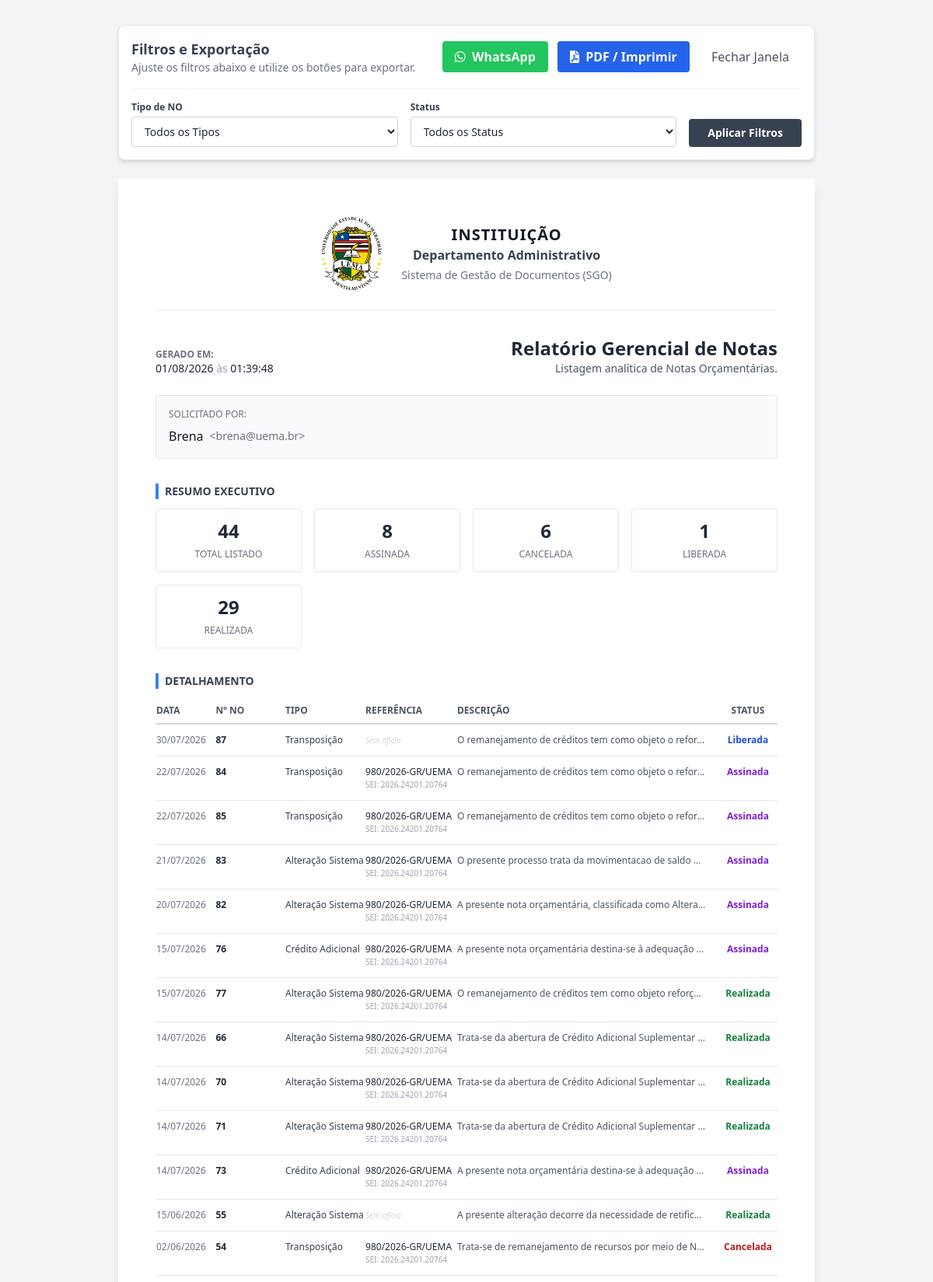
The page /notas/relatorio (signed in, upper part) on the database its author committed.
### app/models.py (models this page shows, shortened)
class User(UserMixin, db.Model):
    __tablename__ = 'users'
    id = db.Column(db.Integer, primary_key=True)
    nome = db.Column(db.String(100), nullable=False)
    email = db.Column(db.String(120), unique=True, nullable=False, index=True)
    password_hash = db.Column(db.String(256), nullable=False)
    perfil = db.Column(db.String(20), default='Usuario', nullable=False)
    ativo = db.Column(db.Boolean, default=True)
    lotacao_id = db.Column(db.Integer, db.ForeignKey('lotacoes.id'), nullable=True)
    created_at = db.Column(db.DateTime, default=datetime.datetime.now)
    updated_at = db.Column(db.DateTime, onupdate=datetime.datetime.now)
    oficios_criados = db.relationship('Oficio', backref='criador', lazy=True)
    setores_permitidos = db.relationship('Setor', secondary=usuario_setor, backref=db.backref('usuarios_vinculados', lazy='dynamic'))
    @property
    def password(self):
        """Impede a leitura direta da senha."""
        raise AttributeError('A senha não é um atributo legível!')

class NotaOrcamentaria(db.Model):
    __tablename__ = 'notas_orcamentarias'
    id = db.Column(db.Integer, primary_key=True)
    data_emissao = db.Column(db.Date, default=datetime.date.today, nullable=False)
    numero_no = db.Column(db.String(50), unique=True, nullable=False)
    tipo_no = db.Column(db.String(50), nullable=False)
    tem_oficio = db.Column(db.String(3), default='Não', nullable=False)
    numero_oficio = db.Column(db.String(50), nullable=True)
    processo_sei = db.Column(db.String(50), nullable=True)
    descricao_resumida = db.Column(db.Text, nullable=False)
    status = db.Column(db.String(50), nullable=False)
    observacoes = db.Column(db.Text, nullable=True)
    created_at = db.Column(db.DateTime, default=datetime.datetime.now)
    criador_id = db.Column(db.Integer, db.ForeignKey('users.id'), nullable=False)
    criador = db.relationship('User', foreign_keys=[criador_id])

### app/controllers/notas.py (the view)
@notas_bp.route('/relatorio')
@login_required
def relatorio():
    status_filter = request.args.get('status', '')
    tipo_filter = request.args.get('tipo_no', '')
    query = NotaOrcamentaria.query
    if current_user.perfil != 'Administrador':
        query = query.filter_by(criador_id=current_user.id)
    if status_filter:
        query = query.filter_by(status=status_filter)
    if tipo_filter:
        query = query.filter_by(tipo_no=tipo_filter)
    notas = query.order_by(NotaOrcamentaria.data_emissao.desc()).all()
    total_notas = len(notas)
    data_geracao = datetime.datetime.now()
    stats_query = db.session.query(
        NotaOrcamentaria.status, func.count(NotaOrcamentaria.id)
    )
    if current_user.perfil != 'Administrador':
        stats_query = stats_query.filter(NotaOrcamentaria.criador_id == current_user.id)
    if status_filter:
        stats_query = stats_query.filter_by(status=status_filter)
    if tipo_filter:
        stats_query = stats_query.filter_by(tipo_no=tipo_filter)
    stats_status = stats_query.group_by(NotaOrcamentaria.status).all()
    return render_template('notas/relatorio.html', notas=notas, total_notas=total_notas, data_geracao=data_geracao, stats_status=stats_status)

### app/routes.py (called while the page is built, shortened)
@bp_main.app_context_processor
def inject_globals():
    config = Configuracao.query.first()
    try:
        notificacoes = Notificacao.query.order_by(Notificacao.created_at.desc()).limit(5).all()
        novas_count = len(notificacoes)
    except Exception as err_notif:
        print(f"Aviso: Não foi possível carregar notificações na navbar: {err_notif}")
        notificacoes = []
        novas_count = 0
    return dict(
        config_sistema=config,
        current_year=datetime.now().year,
        notificacoes_nav=notificacoes,
        notificacoes_count=novas_count,
        data_hora_atual=datetime.now()
    )

### app/templates/notas/relatorio.html (shortened to what this page needs)
<!DOCTYPE html>
<html lang="pt-br">
<head>
    <script src="https://cdn.tailwindcss.com"></script>
    <link rel="stylesheet" href="https://cdnjs.cloudflare.com/ajax/libs/font-awesome/6.0.0/css/all.min.css" />
</head>
<body class="bg-gray-100 p-8 text-gray-800">
    <div class="no-print max-w-4xl mx-auto mb-6 bg-white p-4 rounded-lg shadow-md border border-gray-200">
        <div class="flex justify-between items-center mb-4">
            <div>
                <h2 class="text-lg font-bold text-gray-700">Filtros e Exportação</h2>
                <p class="text-sm text-gray-500">Ajuste os filtros abaixo e utilize os botões para exportar.</p>
            </div>
            <div class="space-x-2">
                <button onclick="exportarWhatsApp()" class="bg-green-500 hover:bg-green-600 text-white font-bold py-2 px-4 rounded focus:outline-none focus:shadow-outline transition-colors">
                    <i class="fab fa-whatsapp mr-1"></i> WhatsApp
                </button>
                <button onclick="window.print()" class="bg-blue-600 hover:bg-blue-700 text-white font-bold py-2 px-4 rounded focus:outline-none focus:shadow-outline transition-colors">
                    <i class="fas fa-file-pdf mr-1"></i> PDF / Imprimir
                </button>
                <button onclick="window.close()" class="text-gray-600 hover:text-gray-800 font-medium py-2 px-4">
                    Fechar Janela
                </button>
            </div>
        </div>
        <form method="GET" action="{{ url_for('notas.relatorio') }}" class="flex space-x-4 border-t border-gray-100 pt-4">
            <div class="flex-1">
                <label class="block text-xs font-bold text-gray-700 mb-1">Tipo de NO</label>
                <select name="tipo_no" class="block w-full border border-gray-300 rounded py-2 px-3 text-sm focus:outline-none focus:border-blue-500 bg-white">
                    <option value="">Todos os Tipos</option>
                </select>
            </div>
            <div class="flex-1">
                <label class="block text-xs font-bold text-gray-700 mb-1">Status</label>
                <select name="status" class="block w-full border border-gray-300 rounded py-2 px-3 text-sm focus:outline-none focus:border-blue-500 bg-white">
                    <option value="">Todos os Status</option>
                </select>
            </div>
            <div class="flex items-end">
                <button type="submit" class="bg-gray-700 hover:bg-gray-800 text-white font-bold py-2 px-6 rounded text-sm transition-colors">
                    Aplicar Filtros
                </button>
            </div>
        </form>
    </div>
    <div class="max-w-4xl mx-auto bg-white p-12 shadow-lg relative min-h-[29.7cm]">
        <div class="flex items-center justify-center mb-8 border-b-2 border-gray-100 pb-6">
            <img src="{{ url_for('static', filename='img/logo.png') }}" alt="Logo Instituição" class="h-24 w-auto object-contain mr-6">
            <div class="text-center">
                <h1 class="text-xl font-bold text-gray-900 uppercase tracking-wider">{{ config.sigla_orgao or 'INSTITUIÇÃO' }}</h1>
                <h2 class="text-md font-semibold text-gray-700">{{ config.nome_departamento or 'Departamento Administrativo' }}</h2>
                <h3 class="text-sm text-gray-500 mt-1">Sistema de Gestão de Documentos (SGO)</h3>
            </div>
        </div>
        <div class="flex justify-between items-end mb-6">
            <div>
                <p class="text-xs text-gray-500 uppercase font-semibold">Gerado em:</p>
                <p class="text-sm font-medium">{{ data_geracao.strftime('%d/%m/%Y') }} <span class="text-gray-400">às</span> {{ data_geracao.strftime('%H:%M:%S') }}</p>
            </div>
            <div class="text-right">
                <h2 class="text-2xl font-bold text-gray-800">Relatório Gerencial de Notas</h2>
                <p class="text-sm text-gray-600">Listagem analítica de Notas Orçamentárias.</p>
            </div>
        </div>
        <div class="bg-gray-50 rounded p-4 mb-8 border border-gray-200">
            <p class="text-xs text-gray-500 uppercase mb-2">Solicitado por:</p>
            <div class="flex items-center">
                <div class="font-medium text-gray-900 mr-2">{{ current_user.nome }}</div>
                <div class="text-gray-500 text-sm">&lt;{{ current_user.email }}&gt;</div>
            </div>
        </div>
        <div class="mb-8">
            <h3 class="text-sm font-bold text-gray-700 uppercase mb-3 border-l-4 border-blue-500 pl-2">Resumo Executivo</h3>
            <div class="grid grid-cols-4 gap-4">
                <div class="bg-white border border-gray-200 p-3 rounded text-center">
                    <span class="block text-2xl font-bold text-gray-800">{{ total_notas }}</span>
                    <span class="text-xs text-gray-500 uppercase">Total Listado</span>
                </div>
                {% for status, qtd in stats_status %}
                <div class="bg-white border border-gray-200 p-3 rounded text-center">
                    <span class="block text-2xl font-bold text-gray-800">{{ qtd }}</span>
                    <span class="text-xs text-gray-500 uppercase">{{ status }}</span>
                </div>
                {% endfor %}
            </div>
        </div>
        <div class="mb-8">
            <h3 class="text-sm font-bold text-gray-700 uppercase mb-3 border-l-4 border-blue-500 pl-2">Detalhamento</h3>
            <table class="min-w-full text-left text-xs">
                <thead>
                    <tr class="border-b-2 border-gray-300">
                        <th class="py-2 text-gray-600 font-bold uppercase w-20">Data</th>
                        <th class="py-2 text-gray-600 font-bold uppercase w-28">Nº NO</th>
                        <th class="py-2 text-gray-600 font-bold uppercase w-28">Tipo</th>
                        <th class="py-2 text-gray-600 font-bold uppercase w-32">Referência</th>
                        <th class="py-2 text-gray-600 font-bold uppercase">Descrição</th>
                        <th class="py-2 text-gray-600 font-bold uppercase w-20 text-center">Status</th>
                    </tr>
                </thead>
                <tbody class="divide-y divide-gray-200">
                    {% for nota in notas %}
                    <tr>
                        <td class="py-3 align-top text-gray-500">{{ nota.data_emissao.strftime('%d/%m/%Y') }}</td>
                        <td class="py-3 align-top font-bold text-gray-800">{{ nota.numero_no }}</td>
                        <td class="py-3 align-top text-gray-700">{{ nota.tipo_no }}</td>
                        <td class="py-3 align-top text-gray-600">
                            {% if nota.tem_oficio == 'Sim' %}
                                <div class="font-medium text-gray-800">{{ nota.numero_oficio or 'Ofício s/n' }}</div>
                                {% if nota.processo_sei %}
                                <div class="text-gray-400 text-[10px]">SEI: {{ nota.processo_sei }}</div>
                                {% endif %}
                            {% else %}
                                <span class="text-gray-300 italic text-[10px]">Sem ofício</span>
                            {% endif %}
                        </td>
                        <td class="py-3 align-top text-gray-600 pr-4">
                            <span class="truncate block max-w-xs">{{ nota.descricao_resumida }}</span>
                        </td>
                        <td class="py-3 align-top text-center">
                            {% if nota.status == 'Liberada' %}
                                <span class="text-blue-700 font-bold">Liberada</span>
                            {% elif nota.status == 'Assinada' %}
                                <span class="text-purple-700 font-bold">Assinada</span>
                            {% elif nota.status == 'Associada' %}
                                <span class="text-yellow-700 font-bold">Associada</span>
                            {% elif nota.status == 'Realizada' %}
                                <span class="text-green-700 font-bold">Realizada</span>
                            {% elif nota.status == 'Cancelada' %}
                                <span class="text-red-700 font-bold">Cancelada</span>
                            {% endif %}
                        </td>
                    </tr>
                    {% else %}
                    <tr>
                        <td colspan="6" class="py-4 text-center text-gray-400 italic">Nenhuma nota encontrada para os filtros aplicados.</td>
                    </tr>
                    {% endfor %}
                </tbody>
            </table>
        </div>
    </div>
</body>
</html>

### rows shown on the page
User: nome "Brena", email "brena@uema.br"
NotaOrcamentaria: id "29", status "REALIZADA"
NotaOrcamentaria: data_emissao "30/07/2026", numero_no "87", tipo_no "Transposição", tem_oficio "Sem ofício", descricao_resumida "O remanejamento de créditos tem como objeto o refor…", status "Liberada"
NotaOrcamentaria: data_emissao "22/07/2026", numero_no "84", tipo_no "Transposição", numero_oficio "980/2026-GR/UEMA", processo_sei "2026.24201.20764", descricao_resumida "O remanejamento de créditos tem como objeto o refor…", status "Assinada"
NotaOrcamentaria: data_emissao "22/07/2026", numero_no "85", tipo_no "Transposição", numero_oficio "980/2026-GR/UEMA", processo_sei "2026.24201.20764", descricao_resumida "O remanejamento de créditos tem como objeto o refor…", status "Assinada"
NotaOrcamentaria: data_emissao "21/07/2026", numero_no "83", tipo_no "Alteração Sistema", numero_oficio "980/2026-GR/UEMA", processo_sei "2026.24201.20764", descricao_resumida "O presente processo trata da movimentacao de saldo…", status "Assinada"
NotaOrcamentaria: data_emissao "20/07/2026", numero_no "82", tipo_no "Alteração Sistema", numero_oficio "980/2026-GR/UEMA", processo_sei "2026.24201.20764", descricao_resumida "A presente nota orçamentária, classificada como Altera…", status "Assinada"
NotaOrcamentaria: data_emissao "15/07/2026", numero_no "76", tipo_no "Crédito Adicional", numero_oficio "980/2026-GR/UEMA", processo_sei "2026.24201.20764", descricao_resumida "A presente nota orçamentária destina-se à adequação…", status "Assinada"
NotaOrcamentaria: data_emissao "15/07/2026", numero_no "77", tipo_no "Alteração Sistema", numero_oficio "980/2026-GR/UEMA", processo_sei "2026.24201.20764", descricao_resumida "O remanejamento de créditos tem como objeto reforç…", status "Realizada"
NotaOrcamentaria: data_emissao "14/07/2026", numero_no "66", tipo_no "Alteração Sistema", numero_oficio "980/2026-GR/UEMA", processo_sei "2026.24201.20764", descricao_resumida "Trata-se da abertura de Crédito Adicional Suplementar…", status "Realizada"
NotaOrcamentaria: data_emissao "14/07/2026", numero_no "70", tipo_no "Alteração Sistema", numero_oficio "980/2026-GR/UEMA", processo_sei "2026.24201.20764", descricao_resumida "Trata-se da abertura de Crédito Adicional Suplementar…", status "Realizada"
NotaOrcamentaria: data_emissao "14/07/2026", numero_no "71", tipo_no "Alteração Sistema", numero_oficio "980/2026-GR/UEMA", processo_sei "2026.24201.20764", descricao_resumida "Trata-se da abertura de Crédito Adicional Suplementar…", status "Realizada"
NotaOrcamentaria: data_emissao "14/07/2026", numero_no "73", tipo_no "Crédito Adicional", numero_oficio "980/2026-GR/UEMA", processo_sei "2026.24201.20764", descricao_resumida "A presente nota orçamentária destina-se à adequação…", status "Assinada"
NotaOrcamentaria: data_emissao "15/06/2026", numero_no "55", tipo_no "Alteração Sistema", tem_oficio "Sem ofício", descricao_resumida "A presente alteração decorre da necessidade de retific…", status "Realizada"
NotaOrcamentaria: data_emissao "02/06/2026", numero_no "54", tipo_no "Transposição", numero_oficio "980/2026-GR/UEMA", processo_sei "2026.24201.20764", descricao_resumida "Trata-se de remanejamento de recursos por meio de N…", status "Cancelada"

### other values the page prints
{{ config.sigla_orgao or 'INSTITUIÇÃO' }} "INSTITUIÇÃO"
{{ config.nome_departamento or 'Departamento Administrativo' }} "Departamento Administrativo"
{{ total_notas }} "44"
{{ qtd }} "8" "6" "1"
{{ status }} "ASSINADA" "CANCELADA" "LIBERADA"
